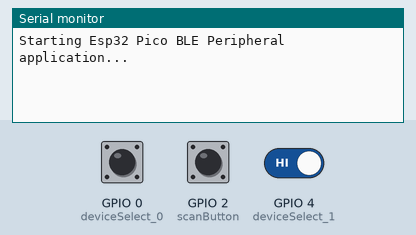
The sketch below on a simulated ESP32. Shown: the last lines printed to the serial monitor. The inputs (shaded band) are chosen by the test bench; at power-on: GPIO 0 (deviceSelect_0) HIGH, GPIO 2 (scanButton) HIGH, GPIO 4 (deviceSelect_1) HIGH. Nothing arrives over Bluetooth unless stated.

Above: at 1.2 s.
1.3 s: GPIO 0 (deviceSelect_0) pulled LOW for 0.15 s
At 2.2 s:
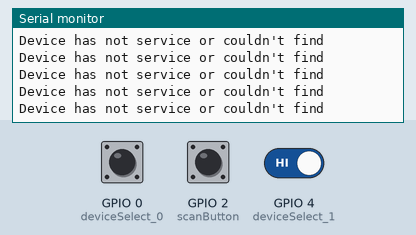
2.9 s: GPIO 2 (scanButton) pulled LOW for 0.15 s
At 4.1 s:
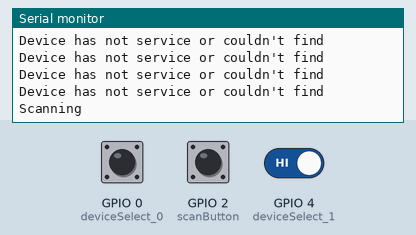
6.0 s: GPIO 0 (deviceSelect_0) driven LOW and GPIO 4 (deviceSelect_1) driven LOW
12.0 s: GPIO 2 (scanButton) pulled LOW for 1 s
16.0 s: GPIO 2 (scanButton) pulled LOW for 3.2 s
At 17.3 s:
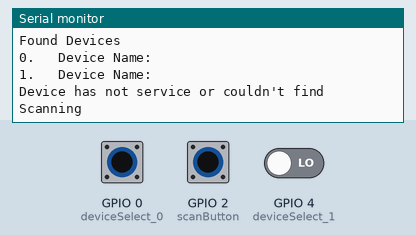
25.2 s: GPIO 2 (scanButton) pulled LOW for 0.15 s
At 25.9 s:
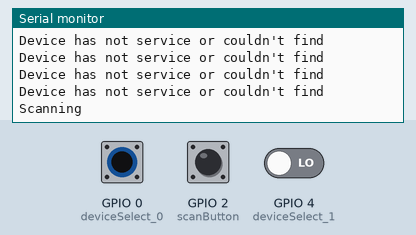

The sketch:

BLEconnect.ino
```cpp
/*
   This sketch is a tiny example for you to scan BLE Devices and connect to desired one.
   Developer :  Gürdoğan Mert

   Based on Neil Kolban's example file: https://github.com/nkolban/ESP32_BLE_Arduino
*/

//================================ Libraries =====================================
#include <BLEDevice.h>
#include <BLEUtils.h>
#include <BLEScan.h>
#include <BLEAdvertisedDevice.h>

//================================ Inputs / Outputs =====================================

#define deviceSelect_0 0            //Zeroth device selection button
#define deviceSelect_1 4            //first device selection button
#define scanButton    2                //scanning Button

// The remote service i wish to connect to.
static  BLEUUID serviceUUID(BLEUUID((uint16_t)0x180D));

static BLEScan* pBLEScan;                                           //BLE scan pointer
static BLEClient*  pClient;                                                //BLE client pointer
static BLEAdvertisedDevice _advertisedDevice[2];    //Let's take just two BLE devices as an example in this sketch

String deviceName[2];                                                     //found BLE device names

bool alreadyHasName = false;                                       //If device name already saved that bool will be true
bool haveDevice = false;

uint8_t scanTime = 5;                                                      //scaning time

//========================== Prototyping functions =============================

void scaningProgress();
void deviceSelect(uint8_t );

//========================== MyAdvertisedDeviceCallbacks =============================
class MyAdvertisedDeviceCallbacks: public BLEAdvertisedDeviceCallbacks
{
    void onResult(BLEAdvertisedDevice advertisedDevice)   {

      Serial.printf("Advertised Device: %s \n", advertisedDevice.toString().c_str());

      if (advertisedDevice.haveServiceUUID() && advertisedDevice.getServiceUUID().equals(serviceUUID)) {        // The remote service i wish to connect to.
        for (uint8_t i = 0; i < sizeof(deviceName) / sizeof(deviceName[0]); i++)  {                                                              //Check routine this array for same device shouldn't stored again
          if (deviceName[i] == advertisedDevice.getName().c_str()) alreadyHasName = true;                                        //If same device found alreadyHasName->true
        }
        if (!alreadyHasName) {                                                                                                                                                //If diffrent device found store it
          for (uint8_t i = 0; i < sizeof(deviceName) / sizeof(deviceName[0]); i++) {
            if (deviceName[i] == "")    {
              deviceName[i] = advertisedDevice.getName().c_str();                                                                                     //Store name of BLE device into array
              _advertisedDevice[i] = advertisedDevice;                                                                                                          //Store current device
              break;
            }
          }
        }
        alreadyHasName = false;
      }
    }
}; // MyAdvertisedDeviceCallbacks

//================================    Setup   =================================
void setup()
{
  Serial.begin(115200); //
  Serial.println("Starting Esp32 Pico BLE Peripheral application...");

  pinMode(deviceSelect_0, INPUT_PULLUP);              //Zeroth
  pinMode(deviceSelect_1, INPUT_PULLUP);
  pinMode(scanButton, INPUT_PULLUP);

  BLEDevice::init("");

  pClient  = BLEDevice::createClient(); //created client
  pBLEScan = BLEDevice::getScan(); //create new scan
  pBLEScan->setAdvertisedDeviceCallbacks(new MyAdvertisedDeviceCallbacks());
  pBLEScan->setActiveScan(true); //active scan uses more power, but get results faster
  pBLEScan->setInterval(100);
  pBLEScan->setWindow(99);  // less or equal setInterval value
}//setup

//================================    Loop   =================================
void loop()
{
  if (!digitalRead(scanButton))  scaningProgress();                //Scan function

  if (!digitalRead(deviceSelect_0)) deviceSelect(0);              //Zeroth device selection
  else if (!digitalRead(deviceSelect_1)) deviceSelect(1);      //first device selection
}//loop

void scaningProgress()
{
  memset(deviceName, 0, sizeof(deviceName));                 //clear DeviceName array
  if (pClient->isConnected()) pClient->disconnect();             //If our client has already connected disconnect from current device
  Serial.println("Scanning");
  pBLEScan->start(scanTime, false);                                     //Start scan
  Serial.println("Found Devices");
  for (uint8_t i = 0; i < sizeof(deviceName) / sizeof(deviceName[0]); i++)        //Found Devices stored in this array
  {
    Serial.print(i);
    Serial.print(".   Device Name:");
    Serial.println(deviceName[i]);
  }
}

void deviceSelect(uint8_t slaveNum)
{
  pBLEScan->stop();
  if (pClient->isConnected()) pClient->disconnect();  //If our client has already connected disconnect from current device
  if ( _advertisedDevice[slaveNum].haveServiceUUID())
  {
    Serial.println("Connecting");
    pClient->connect(&_advertisedDevice[slaveNum]);
    if (pClient->isConnected()) Serial.println("Connection Successfull");
    Serial.print("Connected \t");
    Serial.println(deviceName[slaveNum]);
  }
  else Serial.println("Device has not service or couldn't find");
}
```

Measured:
- after the input at 1.3 s, the serial monitor: prints a new line at once (image 1)
- after the input at 2.9 s, the serial monitor: prints a new line at once (image 2)
- after the input at 16.0 s, the serial monitor: prints a new line after 1.0 s (image 3)
- after the input at 25.2 s, the serial monitor: prints a new line at once (image 4)
